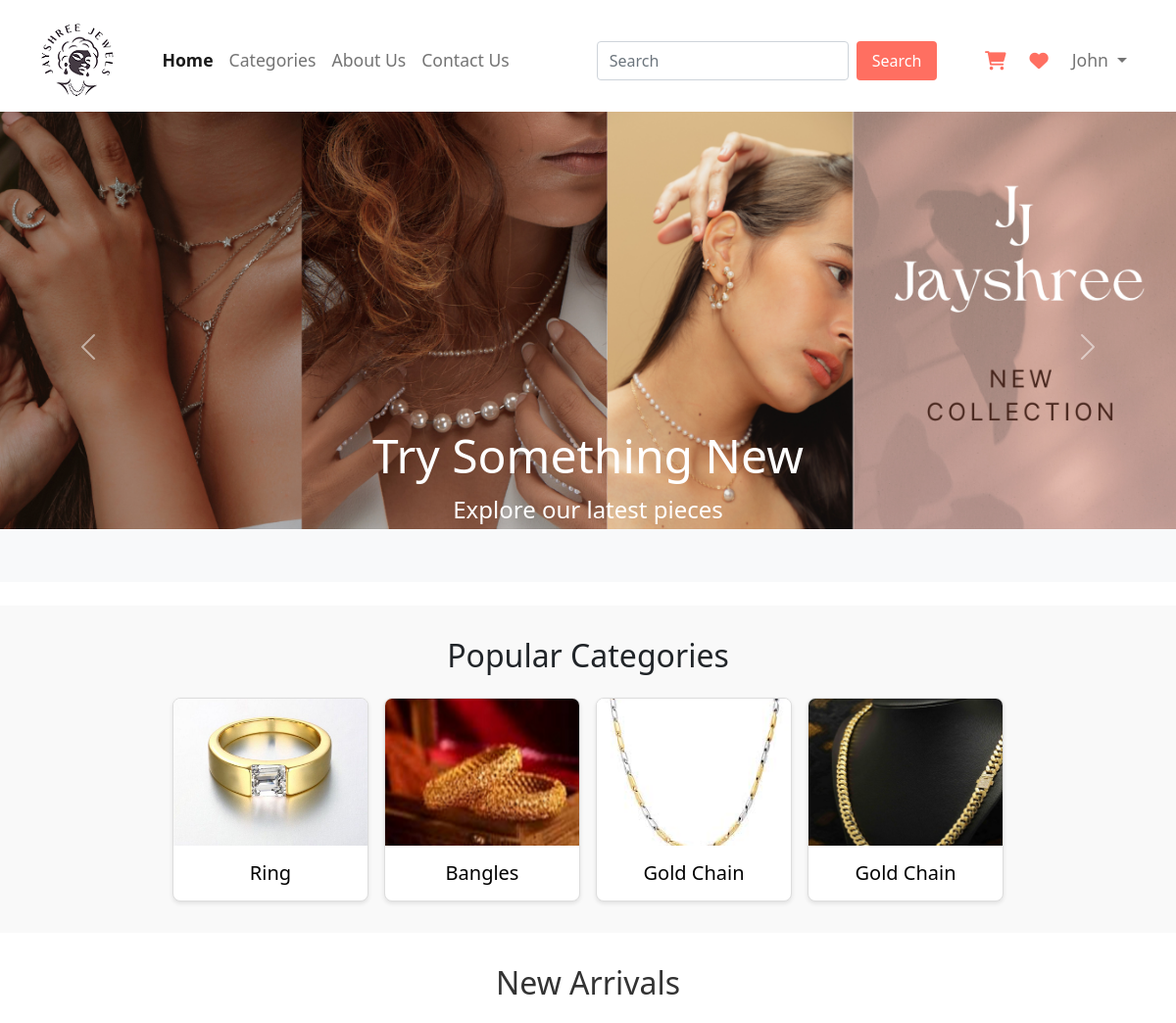
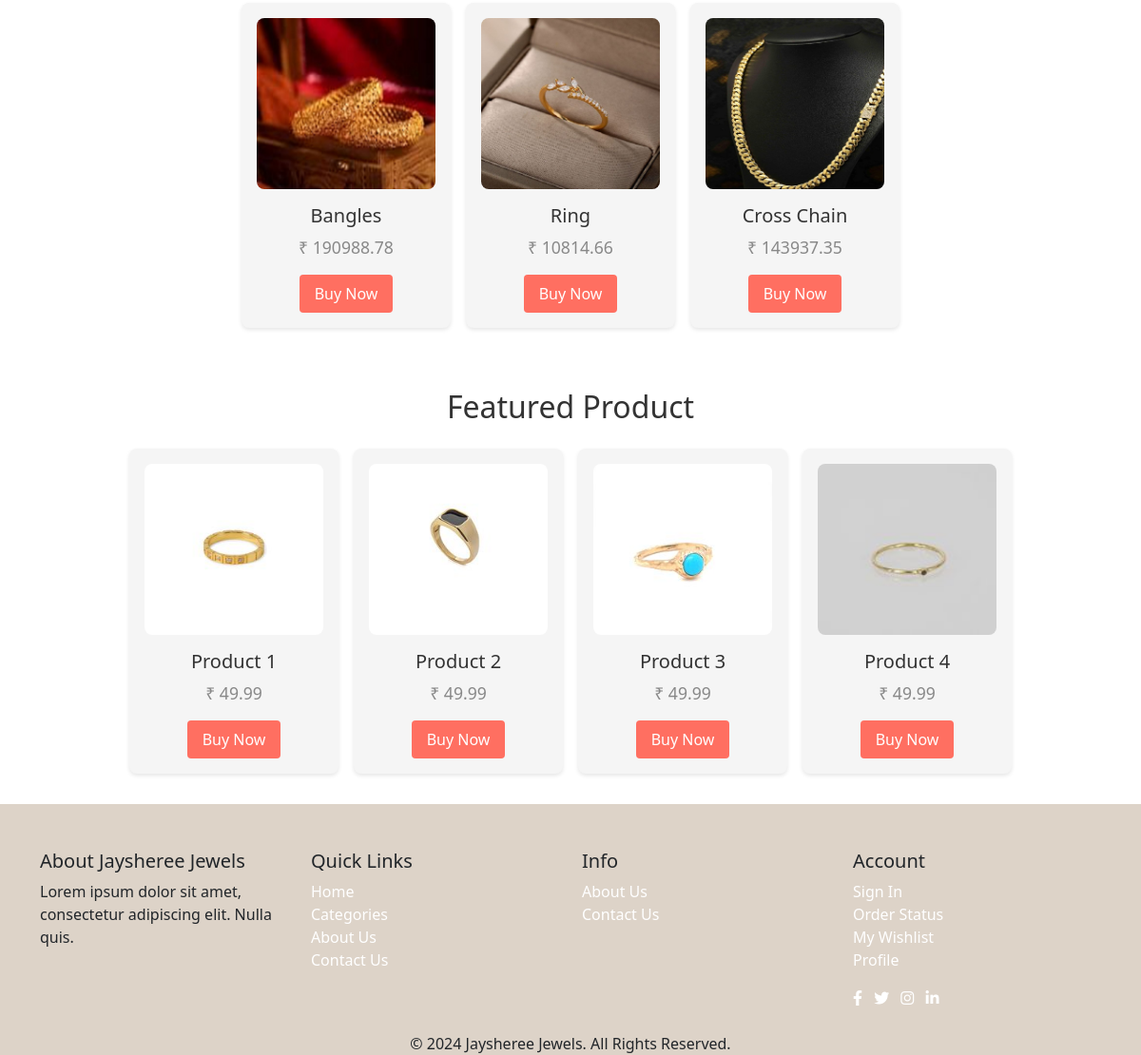
The app's page /user/index.php with its own data (2 pictures, top to bottom).
### tables this page shows
CREATE TABLE `category_tbl` (
  `c_id` int(11) NOT NULL,
  `c_code` varchar(10) NOT NULL,
  `c_name` varchar(255) NOT NULL,
  `c_gender` varchar(10) NOT NULL,
  `c_image` varchar(255) DEFAULT NULL,
  `c_status` varchar(10) NOT NULL
);

CREATE TABLE `product_tbl` (
  `p_id` int(10) NOT NULL,
  `p_code` varchar(10) NOT NULL,
  `p_name` varchar(100) NOT NULL,
  `p_c_code` varchar(10) NOT NULL,
  `p_type` varchar(30) NOT NULL,
  `p_gross_weight` decimal(10,3) NOT NULL,
  `p_diamond_weight` decimal(5,3) NOT NULL,
  `p_diamond_pices` int(5) NOT NULL,
  `p_purity` varchar(50) NOT NULL,
  `p_gold_weight` decimal(5,2) NOT NULL,
  `p_gold_price` decimal(10,2) NOT NULL,
  `p_diamond_price` decimal(10,2) NOT NULL,
  `p_making_charge` decimal(10,2) NOT NULL,
  `p_overhead_charges` decimal(10,2) NOT NULL,
  `p_base_price` decimal(10,2) NOT NULL,
  `p_tax` decimal(10,2) NOT NULL,
  `p_total_price` decimal(10,2) NOT NULL,
  `p_diamond_color` varchar(30) NOT NULL,
  `p_stock` int(5) NOT NULL,
  `p_image` varchar(100) NOT NULL,
  `p_status` varchar(10) NOT NULL
);

### user/index.php (the view, shortened to what this page needs)
<?php
include_once 'header.php';
include_once '../conn.php';
?>
<div id="jewelryCarousel" class="carousel slide" data-bs-ride="carousel">
  <div class="carousel-inner">
    <div class="carousel-item active">
      <img src="../images/carouselImg1.png" class="d-block w-100" alt="Jewelry Image 1">
      <div class="carousel-caption d-none d-md-block">
        <h5>Try Something New</h5>
        <p>Explore our latest pieces</p>
      </div>
    </div>
  </div>
  <button class="carousel-control-prev carousel-button" type="button" data-bs-target="#jewelryCarousel"
    data-bs-slide="prev">
    <span class="carousel-control-prev-icon" aria-hidden="true"></span>
  </button>
  <button class="carousel-control-next carousel-button" type="button" data-bs-target="#jewelryCarousel"
    data-bs-slide="next">
    <span class="carousel-control-next-icon" aria-hidden="true"></span>
  </button>
</div>
<br />
<section class="popular-categories">
  <h2>Popular Categories</h2>
  <div class="categories-container">
    <?php
    $q = "select * from category_tbl where c_status='Active' ORDER BY c_id DESC LIMIT 5";
    $result = mysqli_query($con, $q);
    while ($r = mysqli_fetch_assoc($result)) {
      ?>
      <a href="product.php?c_code=<?php echo $r['c_code']; ?>">
        <div class="category">
          <img src="<?php echo
            $r['c_image']; ?>" alt="<?php echo $r['c_name']; ?>">
          <h3><?php echo $r['c_name']; ?></h3>
        </div>
      </a>
      <?php
    }
    ?>
  </div>
</section>
<section class="new-arrivals">
  <h2>New Arrivals</h2>
  <div class="arrivals-container">
    <?php
    $q = "select * from product_tbl where p_status='Active' ORDER BY p_id DESC LIMIT 4";
    $result = mysqli_query($con, $q);
    while ($r = mysqli_fetch_assoc($result)) {
      ?>
      <a href="single-product.php">
        <div class="arrival-item">
          <img src="<?php echo $r['p_image']; ?>" alt="<?php echo $r['p_name']; ?>">
          <h3><?php echo $r['p_name']; ?></h3>
          <p class="price">₹ <?php echo $r['p_total_price']; ?></p>
          <button class="buy-now">Buy Now</button>
        </div>
      </a>
      <?php
    }
    ?>
  </div>
</section>
<section class="new-arrivals">
  <h2>Featured Product</h2>
  <div class="arrivals-container">
    <a href="single-product.php">
      <div class="arrival-item">
        <img src="../images/newArrivalImg1.jpg" alt="New Arrival 1">
        <h3>Product 1</h3>
        <p class="price">₹ 49.99</p>
        <button class="buy-now">Buy Now</button>
      </div>
    </a>
    <a href="single-product.php">
      <div class="arrival-item">
        <img src="../images/newArrivalImg2.jpg" alt="New Arrival 1">
        <h3>Product 2</h3>
        <p class="price">₹ 49.99</p>
        <button class="buy-now">Buy Now</button>
      </div>
    </a>
    <a href="single-product.php">
      <div class="arrival-item">
        <img src="../images/newArrivalImg3.jpg" alt="New Arrival 1">
        <h3>Product 3</h3>
        <p class="price">₹ 49.99</p>
        <button class="buy-now">Buy Now</button>
      </div>
    </a>
    <a href="single-product.php">
      <div class="arrival-item">
        <img src="../images/newArrivalImg4.jpg" alt="New Arrival 1">
        <h3>Product 4</h3>
        <p class="price">₹ 49.99</p>
        <button class="buy-now">Buy Now</button>
      </div>
    </a>
  </div>
</section>
<?php
include_once 'footer.php';
?>

### css/user_style.css (style rules this page uses)
body { overflow-x: hidden; }
.carousel-item { height: 60vh; background-color: #f8f9fa; text-align: center; }
.carousel-item img { width: 100%; height: auto; object-fit: cover; }
@media (min-width: 768px) { .carousel-caption h5 { font-size: 3rem; } }
@media (min-width: 768px) { .carousel-caption p { font-size: 1.5rem; } }
.popular-categories { padding: 2rem; background-color: #f9f9f9; }
.popular-categories h2 { text-align: center; font-size: 2rem; margin-bottom: 1.5rem; }
.categories-container { display: flex; flex-wrap: wrap; justify-content: center; gap: 1rem; }
.category { background-color: #fff; border: 1px solid #ddd; border-radius: 8px; overflow: hidden; text-align: center; width: 200px; box-shadow: 0 2px 4px rgba(0, 0, 0, 0.1); transition: transform 0.3s; }
.category img { width: 100%; height: 150px; object-fit: cover; }
.category h3 { margin: 1rem 0; font-size: 1.25rem; }
.new-arrivals { padding: 2rem; background-color: #fff; }
.new-arrivals h2 { text-align: center; font-size: 2rem; margin-bottom: 1.5rem; color: #333; }
.arrivals-container { display: flex; flex-wrap: wrap; justify-content: center; gap: 1rem; }
.arrival-item { background-color: #f5f5f5; border-radius: 8px; text-align: center; width: 220px; padding: 1rem; box-shadow: 0 2px 4px rgba(0, 0, 0, 0.1); transition: transform 0.3s, box-shadow 0.3s; }
.arrival-item img { width: 100%; height: 180px; object-fit: cover; border-radius: 8px; }
.arrival-item h3 { margin: 1rem 0 0.5rem; font-size: 1.25rem; color: #333; }
.arrival-item .price { font-size: 1.1rem; color: #888; margin-bottom: 1rem; }
.buy-now { background-color: #ff6f61; color: #fff; padding: 0.5rem 1rem; border: none; border-radius: 4px; cursor: pointer; font-size: 1rem; transition: background-color 0.3s; }
body { display: flex; flex-direction: column; min-height: 100vh; }

### records on screen
category_tbl: c_image (picture), c_name "Ring"
category_tbl: c_image (picture), c_name "Bangles"
category_tbl: c_image (picture), c_name "Gold Chain"
category_tbl: c_image (picture), c_name "Gold Chain"
product_tbl: p_image (picture), p_name "Bangles", p_total_price "190988.78"
product_tbl: p_image (picture), p_name "Ring", p_total_price "10814.66"
product_tbl: p_image (picture), p_name "Cross Chain", p_total_price "143937.35"
